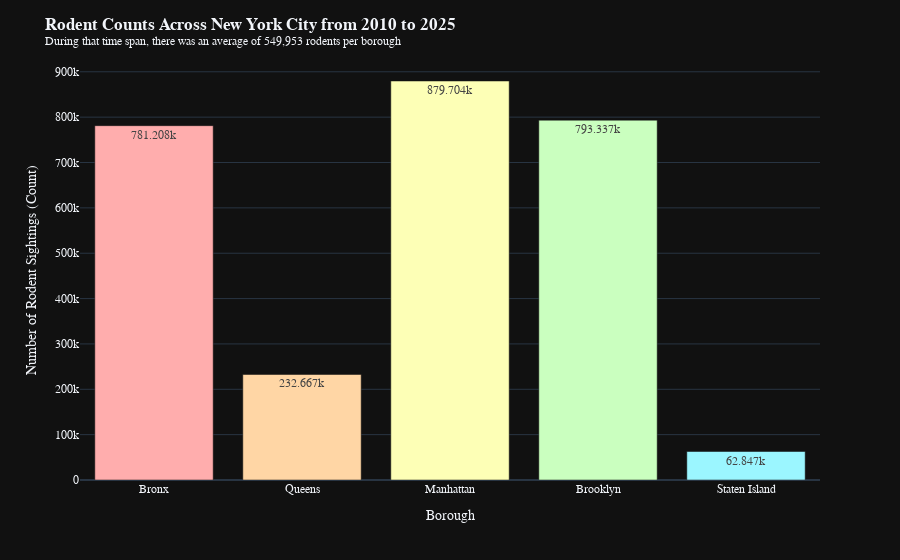

Notebook cell for this chart:
### Code cell
sightings_per_borough: px.bar = px.bar(
    data_frame = df_grouped_by_borough_counts,
    x = 'Borough',
    y = 'len',
    template = 'plotly_dark',
    labels = {'len': 'Number of Rodent Sightings (Count)'},
    text_auto = True
)

average_rodents: float = df_grouped_by_borough_counts.get_column('len').mean()

sightings_per_borough.update_layout(
    font_family = "Raleway, sans-serif",
    title = dict(text=f'<b>Rodent Counts Across New York City from 2010 to 2025</b><br><sup>During that time span, there was an average of {average_rodents:,.0f} rodents per borough</sup>'),
    legend = dict (
        x = .5,
        y = -.3,
        orientation = 'h',
        yanchor = 'bottom',
        xanchor = 'center'
    )
)

for bar in sightings_per_borough.data:
    bar.marker.color = RAINBOW_COLOR_SEQ

sightings_per_borough

### Figure 1 — Plotly figure (JSON) as saved in the notebook; plotly's stock layout.template omitted (floating-point values rounded to 4 significant figures)
{"data": [{"hovertemplate": "Borough=%{x}<br>Number of Rodent Sightings (Count)=%{y}<extra></extra>", "legendgroup": "", "marker": {"color": ["#ffadad", "#ffd6a5", "#fdffb6", "#caffbf", "#9bf6ff"], "pattern": {"shape": ""}}, "name": "", "orientation": "v", "showlegend": false, "textposition": "auto", "texttemplate": "%{y}", "type": "bar", "x": ["Bronx", "Queens", "Manhattan", "Brooklyn", "Staten Island"], "xaxis": "x", "y": [781208, 232667, 879704, 793337, 62847], "yaxis": "y"}], "layout": {"barmode": "relative", "font": {"family": "Raleway, sans-serif"}, "legend": {"orientation": "h", "tracegroupgap": 0, "x": 0.5, "xanchor": "center", "y": -0.3, "yanchor": "bottom"}, "margin": {"t": 60}, "title": {"text": "<b>Rodent Counts Across New York City from 2010 to 2025</b><br><sup>During that time span, there was an average of 549,953 rodents per borough</sup>"}, "xaxis": {"anchor": "y", "domain": [0, 1], "title": {"text": "Borough"}}, "yaxis": {"anchor": "x", "domain": [0, 1], "title": {"text": "Number of Rodent Sightings (Count)"}}}}
